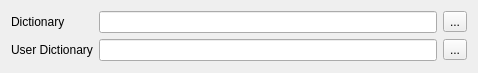
<?xml version="1.0" encoding="UTF-8"?>
<ui version="4.0">
 <class>SpellChecker::Checker::Hunspell::HunspellOptionsWidget</class>
 <widget class="QWidget" name="SpellChecker::Checker::Hunspell::HunspellOptionsWidget">
  <property name="geometry">
   <rect>
    <x>0</x>
    <y>0</y>
    <width>478</width>
    <height>73</height>
   </rect>
  </property>
  <property name="sizePolicy">
   <sizepolicy hsizetype="Preferred" vsizetype="Maximum">
    <horstretch>0</horstretch>
    <verstretch>0</verstretch>
   </sizepolicy>
  </property>
  <property name="windowTitle">
   <string>Form</string>
  </property>
  <layout class="QGridLayout" name="gridLayout">
   <item row="0" column="0">
    <widget class="QLabel" name="label">
     <property name="text">
      <string>Dictionary</string>
     </property>
    </widget>
   </item>
   <item row="1" column="0">
    <widget class="QLabel" name="label_2">
     <property name="text">
      <string>User Dictionary</string>
     </property>
    </widget>
   </item>
   <item row="1" column="2">
    <widget class="QToolButton" name="toolButtonBrowseUserDictionary">
     <property name="text">
      <string>...</string>
     </property>
    </widget>
   </item>
   <item row="0" column="1">
    <widget class="QLineEdit" name="lineEditDictionary">
     <property name="readOnly">
      <bool>true</bool>
     </property>
    </widget>
   </item>
   <item row="1" column="1">
    <widget class="QLineEdit" name="lineEditUserDictionary"/>
   </item>
   <item row="0" column="2">
    <widget class="QToolButton" name="toolButtonBrowseDictionary">
     <property name="text">
      <string>...</string>
     </property>
    </widget>
   </item>
  </layout>
 </widget>
 <resources/>
 <connections/>
</ui>
